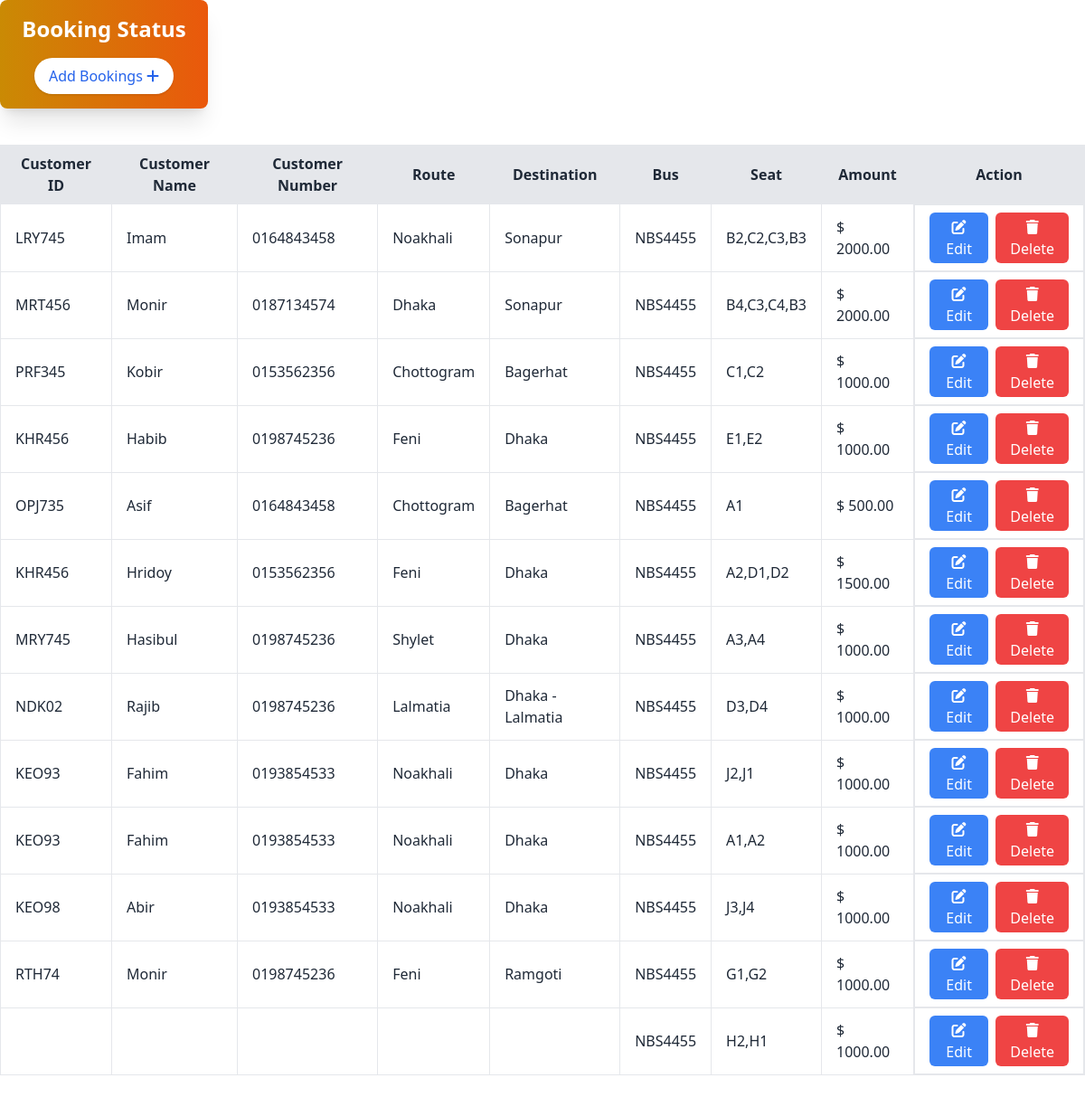
Screenshot of /AdminPanle/pages/booking.php with the database file from the repository.
### tables this page shows
CREATE TABLE `bookings` (
  `id` int(11) NOT NULL,
  `customerId` varchar(255) NOT NULL,
  `customerName` varchar(255) NOT NULL,
  `customerNumber` varchar(20) NOT NULL,
  `route` varchar(255) NOT NULL,
  `destination` varchar(255) NOT NULL,
  `selectBus` varchar(50) NOT NULL,
  `seat` text NOT NULL,
  `amount` decimal(10,2) NOT NULL
);

### AdminPanle/pages/booking.php (the view, shortened to what this page needs)
<?php
$conn = mysqli_connect("localhost", "root", "", "shohoz_bus");
?>
<!DOCTYPE html>
<html lang="en">
<head>
    <link href="https://cdn.jsdelivr.net/npm/daisyui@4.12.14/dist/full.min.css" rel="stylesheet" type="text/css" />
    <link href="https://cdn.jsdelivr.net/npm/flowbite@2.5.2/dist/flowbite.min.css" rel="stylesheet" />
    <script src="https://cdn.tailwindcss.com"></script>
</head>
<body>
    <div id="addBooking" class="bg-gradient-to-r from-yellow-600 to-orange-600 w-[230px] h-[120px] shadow-xl rounded-lg flex flex-col items-center justify-center p-4 text-white">
        <h2 class="text-2xl font-bold mb-2">Booking Status</h2>
        <button id="openModalBtn" class="mt-2 px-4 py-2 bg-white text-blue-600 rounded-full shadow hover:bg-gray-100">
            Add Bookings <i class="fa-solid fa-plus"></i>
        </button>
    </div>
    <div class="overflow-x-auto mt-10  w-full mb-6">
        <table class="min-w-full table-auto border border-collapse">
            <thead>
                <tr class="bg-[#e5e7eb]">
                    <th class="border px-4 py-2">Customer ID</th>
                    <th class="border px-4 py-2">Customer Name</th>
                    <th class="border px-4 py-2">Customer Number</th>
                    <th class="border px-4 py-2">Route</th>
                    <th class="border px-4 py-2">Destination</th>
                    <th class="border px-4 py-2">Bus</th>
                    <th class="border px-4 py-2">Seat</th>
                    <th class="border px-4 py-2">Amount</th>
                    <th class="border px-4 py-2">Action</th>
                </tr>
            </thead>
            <tbody>
            <?php
            $result = mysqli_query($conn, "SELECT * FROM bookings");
            while ($row = mysqli_fetch_assoc($result)) {
                echo "<tr class='hover:bg-[#e5e7eb]'>
                        <td class='border px-4 py-2'>{$row['customerId']}</td>
                        <td class='border px-4 py-2'>{$row['customerName']}</td>
                        <td class='border px-4 py-2'>{$row['customerNumber']}</td>
                        <td class='border px-4 py-2'>{$row['route']}</td>
                        <td class='border px-4 py-2'>{$row['destination']}</td>
                        <td class='border px-4 py-2'>{$row['selectBus']}</td>
                        <td class='border px-4 py-2'>{$row['seat']}</td>
                        <td class='border px-4 py-2'>$ {$row['amount']}</td>
                        <td class='px-4 flex gap-2 py-2 border text-center'>
                            <button class='text-white rounded-md px-3 py-1 bg-blue-500 edit-button'
                                    data-id='{$row['id']}'
                                    data-name='{$row['customerName']}'
                                    data-number='{$row['customerNumber']}'>
                                <i class='fas fa-edit'></i> Edit
                            </button>
                            <a href='dashboard.php?pages=booking&deleteId={$row['id']}'
                               class='text-white rounded-md px-3 py-1 bg-red-500'
                               onclick='return confirm(\"Are you sure you want to delete this booking?\");'>
                               <i class='fas fa-trash'></i> Delete
                            </a>
                        </td>
                      </tr>";
            }
            ?>
            </tbody>
        </table>
    </div>
</body>
</html>

### rows the page displays
bookings: customerId "LRY745", customerName "Imam", customerNumber "0164843458", route "Noakhali", destination "Sonapur", selectBus "NBS4455", seat "B2,C2,C3,B3", amount "2000.00"
bookings: customerId "MRT456", customerName "Monir", customerNumber "0187134574", route "Dhaka", destination "Sonapur", selectBus "NBS4455", seat "B4,C3,C4,B3", amount "2000.00"
bookings: customerId "PRF345", customerName "Kobir", customerNumber "0153562356", route "Chottogram", destination "Bagerhat", selectBus "NBS4455", seat "C1,C2", amount "1000.00"
bookings: customerId "KHR456", customerName "Habib", customerNumber "0198745236", route "Feni", destination "Dhaka", selectBus "NBS4455", seat "E1,E2", amount "1000.00"
bookings: customerId "OPJ735", customerName "Asif", customerNumber "0164843458", route "Chottogram", destination "Bagerhat", selectBus "NBS4455", seat "A1", amount "500.00"
bookings: customerId "KHR456", customerName "Hridoy", customerNumber "0153562356", route "Feni", destination "Dhaka", selectBus "NBS4455", seat "A2,D1,D2", amount "1500.00"
bookings: customerId "MRY745", customerName "Hasibul", customerNumber "0198745236", route "Shylet", destination "Dhaka", selectBus "NBS4455", seat "A3,A4", amount "1000.00"
bookings: customerId "NDK02", customerName "Rajib", customerNumber "0198745236", route "Lalmatia", destination "Dhaka - Lalmatia", selectBus "NBS4455", seat "D3,D4", amount "1000.00"
bookings: customerId "KEO93", customerName "Fahim", customerNumber "0193854533", route "Noakhali", destination "Dhaka", selectBus "NBS4455", seat "J2,J1", amount "1000.00"
bookings: customerId "KEO93", customerName "Fahim", customerNumber "0193854533", route "Noakhali", destination "Dhaka", selectBus "NBS4455", seat "A1,A2", amount "1000.00"
bookings: customerId "KEO98", customerName "Abir", customerNumber "0193854533", route "Noakhali", destination "Dhaka", selectBus "NBS4455", seat "J3,J4", amount "1000.00"
bookings: customerId "RTH74", customerName "Monir", customerNumber "0198745236", route "Feni", destination "Ramgoti", selectBus "NBS4455", seat "G1,G2", amount "1000.00"
bookings: selectBus "NBS4455", seat "H2,H1", amount "1000.00"
